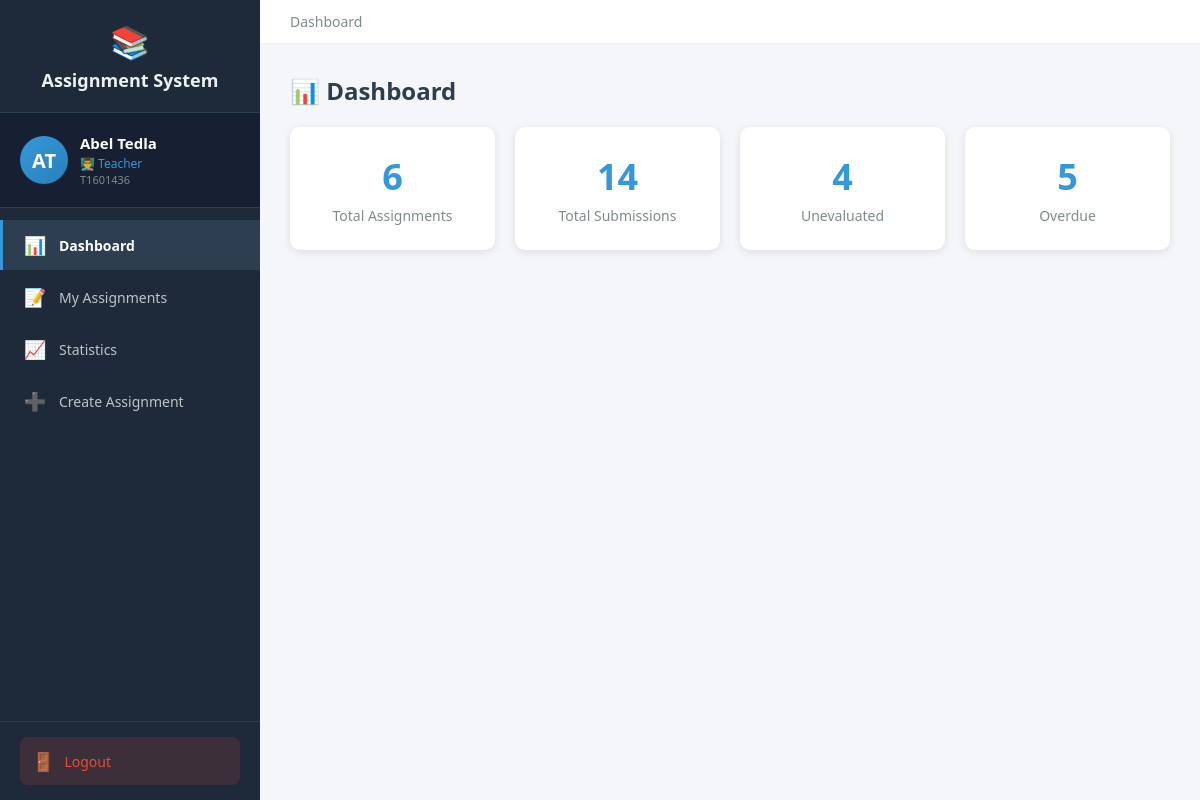
The app's page /teacher/dashboard (signed in) with its own data.
### tables this page shows
CREATE TABLE users (
            id INTEGER PRIMARY KEY AUTOINCREMENT,
            user_id TEXT UNIQUE NOT NULL,
            first_name TEXT NOT NULL,
            last_name TEXT NOT NULL,
            email TEXT UNIQUE NOT NULL,
            password_hash TEXT NOT NULL,
            role TEXT NOT NULL,
            is_approved INTEGER DEFAULT 0,
            created_at TIMESTAMP DEFAULT CURRENT_TIMESTAMP
        );

### routes_teacher.py (the view)
@teacher_bp.route('/dashboard')
@login_required
def dashboard():
    if current_user.role != 'teacher':
        return redirect(url_for('auth.login'))
    conn = get_db()
    cur = conn.cursor()
    cur.execute("SELECT id, departments, years, courses FROM teachers WHERE user_id = ?", (current_user.id,))
    teacher = cur.fetchone()
    teacher_id = teacher['id']
    cur.execute("SELECT COUNT(*) FROM assignments WHERE teacher_id = ?", (teacher_id,))
    total_assignments = cur.fetchone()[0]
    cur.execute("""
        SELECT COUNT(*) FROM submissions s
        JOIN assignments a ON s.assignment_id = a.id
        WHERE a.teacher_id = ?
    """, (teacher_id,))
    total_submissions = cur.fetchone()[0]
    cur.execute("""
        SELECT COUNT(*) FROM submissions s
        JOIN assignments a ON s.assignment_id = a.id
        WHERE a.teacher_id = ? AND s.status = 'submitted'
    """, (teacher_id,))
    unevaluated = cur.fetchone()[0]
    cur.execute("SELECT COUNT(*) FROM assignments WHERE teacher_id = ? AND deadline < datetime('now')", (teacher_id,))
    overdue = cur.fetchone()[0]
    cur.execute("""
        SELECT id, title, course_name, department, year, deadline,
               late_submission, penalty_per_day, created_at
        FROM assignments WHERE teacher_id = ?
        ORDER BY created_at DESC
    """, (teacher_id,))
    assignments = cur.fetchall()
    conn.close()
    return render_template('teacher/dashboard.html',
                         total_assignments=total_assignments,
                         total_submissions=total_submissions,
                         unevaluated=unevaluated,
                         overdue=overdue,
                         assignments=assignments)

### auth.py (called while the page is built)
def get_db():
    conn = sqlite3.connect('assignments.db')
    conn.row_factory = sqlite3.Row
    return conn

@login_manager.user_loader
def load_user(user_id):
    conn = get_db()
    cur = conn.cursor()
    cur.execute("SELECT id, user_id, first_name, last_name, email, role, is_approved FROM users WHERE id = ?", (user_id,))
    user = cur.fetchone()
    cur.close()
    conn.close()
    if user:
        from flask_login import UserMixin
        class User(UserMixin):
            pass
        u = User()
        u.id = user['id']
        u.user_id = user['user_id']
        u.first_name = user['first_name']
        u.last_name = user['last_name']
        u.email = user['email']
        u.role = user['role']
        u.is_approved = user['is_approved']
        return u
    return None

### routes_teacher.py (called while the page is built)
def get_db():
    conn = sqlite3.connect('assignments.db')
    conn.row_factory = sqlite3.Row
    return conn

### templates/teacher/dashboard.html (shortened to what this page needs)
{% extends "teacher_base.html" %}
{% block content %}
<div class="section-panel active" id="panel-dashboard">
    <h2>📊 Dashboard</h2>
    <div class="cards">
        <div class="card"><h3>{{ total_assignments }}</h3><p>Total Assignments</p></div>
        <div class="card"><h3>{{ total_submissions }}</h3><p>Total Submissions</p></div>
        <div class="card"><h3>{{ unevaluated }}</h3><p>Unevaluated</p></div>
        <div class="card"><h3>{{ overdue }}</h3><p>Overdue</p></div>
    </div>
</div>
{% endblock %}

### templates/teacher_base.html (shortened to what this page needs)
<!DOCTYPE html>
<html>
<head>
</head>
<body>
    <div class="layout">
        <div class="sidebar" id="sidebar">
            <div class="logo">
                <span class="icon">📚</span>
                Assignment System
            </div>
            <div class="profile-card">
                <div class="avatar">{{ current_user.first_name[0] }}{{ current_user.last_name[0] }}</div>
                <div class="info">
                    <div class="name">{{ current_user.first_name }} {{ current_user.last_name }}</div>
                    <div class="role">👨‍🏫 Teacher</div>
                    <div class="id-text">{{ current_user.user_id }}</div>
                </div>
            </div>
            <nav>
                <a href="/teacher/dashboard" class="{{ 'active' if request.path == '/teacher/dashboard' }}" onclick="closeSidebar()">
                    <span class="icon">📊</span> Dashboard
                </a>
                <a href="/teacher/dashboard#assignments" onclick="closeSidebar()">
                    <span class="icon">📝</span> My Assignments
                </a>
                <a href="/teacher/dashboard#statistics" onclick="closeSidebar()">
                    <span class="icon">📈</span> Statistics
                </a>
                <a href="/teacher/create-assignment" class="{{ 'active' if request.path == '/teacher/create-assignment' }}" onclick="closeSidebar()">
                    <span class="icon">➕</span> Create Assignment
                </a>
            </nav>
            <div class="sidebar-footer">
                <a href="/logout" class="logout-btn">
                    <span class="icon">🚪</span> Logout
                </a>
            </div>
        </div>
        <div class="main">
            <div class="topbar">
                <div class="breadcrumb">
                    {% block page_title %}Dashboard{% endblock %}
                </div>
            </div>
            <div class="content">
                {% block content %}{% endblock %}
            </div>
        </div>
    </div>
</body>
</html>

### templates/teacher_base.html (style rules this page uses)
* { margin: 0; padding: 0; box-sizing: border-box; }
body { font-family: 'Segoe UI', Arial, sans-serif; background: #f5f6fa; }
.layout { display: flex; min-height: 100vh; }
.sidebar { width: 260px; background: #1e2a3a; color: #ecf0f1; padding: 0; position: fixed; height: 100vh; overflow-y: auto; z-index: 100; transition: transform 0.3s; display: flex; flex-direction: column; }
.sidebar .logo { padding: 20px; font-size: 18px; font-weight: bold; text-align: center; border-bottom: 1px solid #2c3e50; }
.sidebar .logo .icon { font-size: 32px; display: block; margin-bottom: 5px; }
.sidebar .profile-card { padding: 20px; border-bottom: 1px solid #2c3e50; display: flex; align-items: center; gap: 12px; background: #162032; }
.sidebar .profile-card .avatar { width: 48px; height: 48px; border-radius: 50%; background: linear-gradient(135deg, #3498db, #2980b9); color: white; display: flex; align-items: center; justify-content: center; font-weight: bold; font-size: 20px; flex-shrink: 0; }
.sidebar .profile-card .info { overflow: hidden; }
.sidebar .profile-card .info .name { font-weight: 600; font-size: 15px; color: white; white-space: nowrap; overflow: hidden; text-overflow: ellipsis; }
.sidebar .profile-card .info .role { font-size: 12px; color: #3498db; margin-top: 2px; }
.sidebar .profile-card .info .id-text { font-size: 11px; color: #7f8c8d; }
.sidebar nav { flex: 1; padding: 10px 0; }
.sidebar nav a { display: flex; align-items: center; padding: 13px 20px; color: #bdc3c7; text-decoration: none; font-size: 14px; border-left: 3px solid transparent; cursor: pointer; transition: all 0.2s; margin: 2px 0; }
.sidebar nav a.active { background: #2c3e50; color: white; border-left-color: #3498db; font-weight: bold; }
.sidebar nav a .icon { margin-right: 12px; font-size: 18px; width: 24px; text-align: center; }
.sidebar .sidebar-footer { padding: 15px 20px; border-top: 1px solid #2c3e50; }
.sidebar .sidebar-footer .logout-btn { display: flex; align-items: center; gap: 10px; padding: 12px; background: rgba(231,76,60,0.15); color: #e74c3c; text-decoration: none; border-radius: 8px; font-size: 14px; font-weight: 500; transition: all 0.2s; }
.sidebar .sidebar-footer .logout-btn .icon { font-size: 18px; }
.main { margin-left: 260px; flex: 1; width: calc(100% - 260px); }
.topbar { background: white; padding: 12px 30px; display: flex; justify-content: space-between; align-items: center; border-bottom: 1px solid #ecf0f1; }
.topbar .breadcrumb { color: #7f8c8d; font-size: 14px; }
.content { padding: 30px; }
.section-panel { display: none; }
.section-panel.active { display: block; }

### templates/teacher/dashboard.html (style rules this page uses)
.cards { display: grid; grid-template-columns: repeat(4, 1fr); gap: 20px; margin-bottom: 30px; }
.card { background: white; padding: 25px; border-radius: 10px; text-align: center; box-shadow: 0 2px 8px rgba(0,0,0,0.1); }
.card h3 { font-size: 36px; color: #3498db; margin-bottom: 5px; }
.card p { color: #7f8c8d; font-size: 14px; }
h2 { color: #2c3e50; margin-bottom: 20px; }

### records on screen
users: first_name "A", last_name "T", first_name "Abel", last_name "Tedla", user_id "T1601436"

### other values on screen
{{ total_assignments }} "6"
{{ total_submissions }} "14"
{{ unevaluated }} "4"
{{ overdue }} "5"
